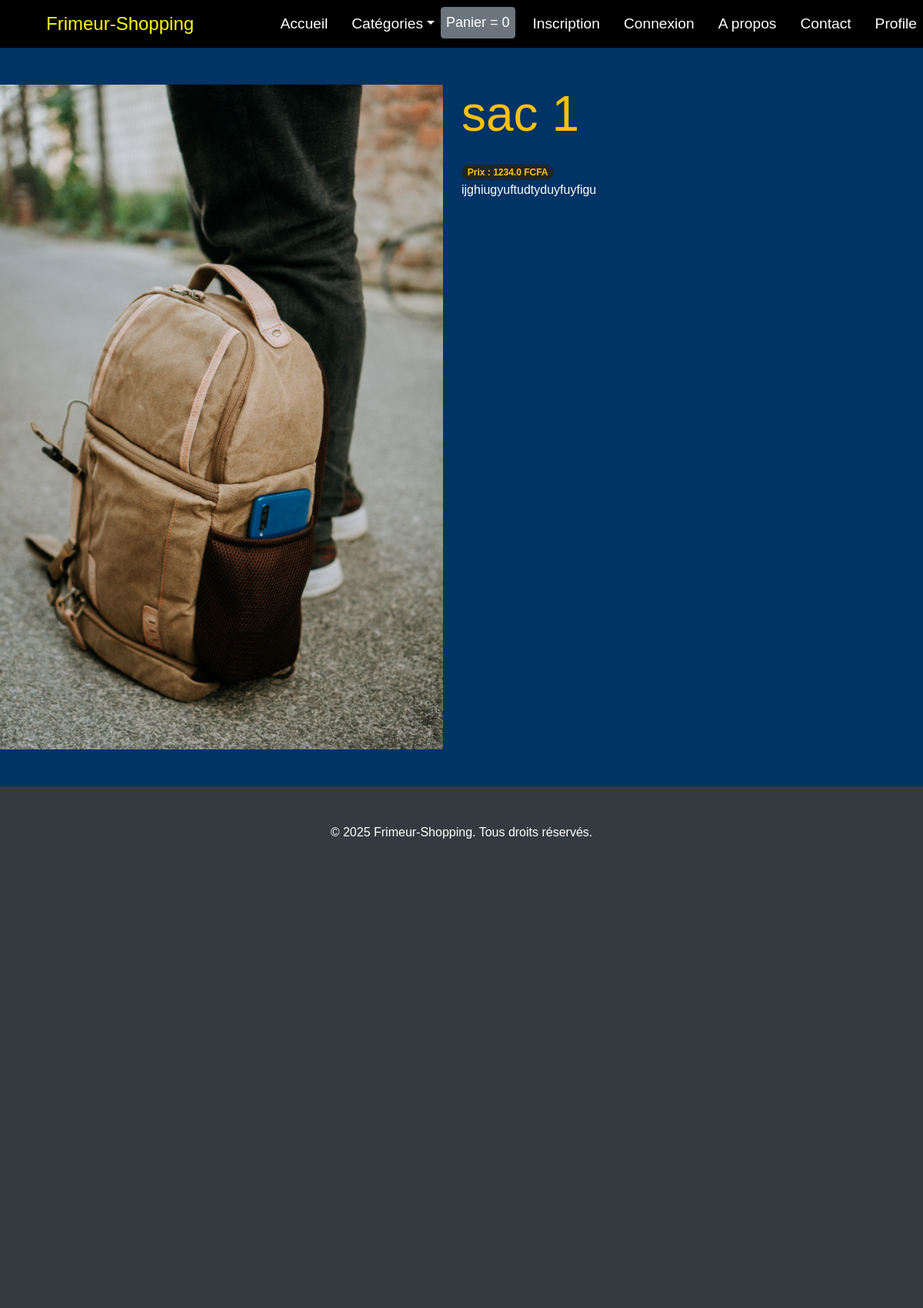
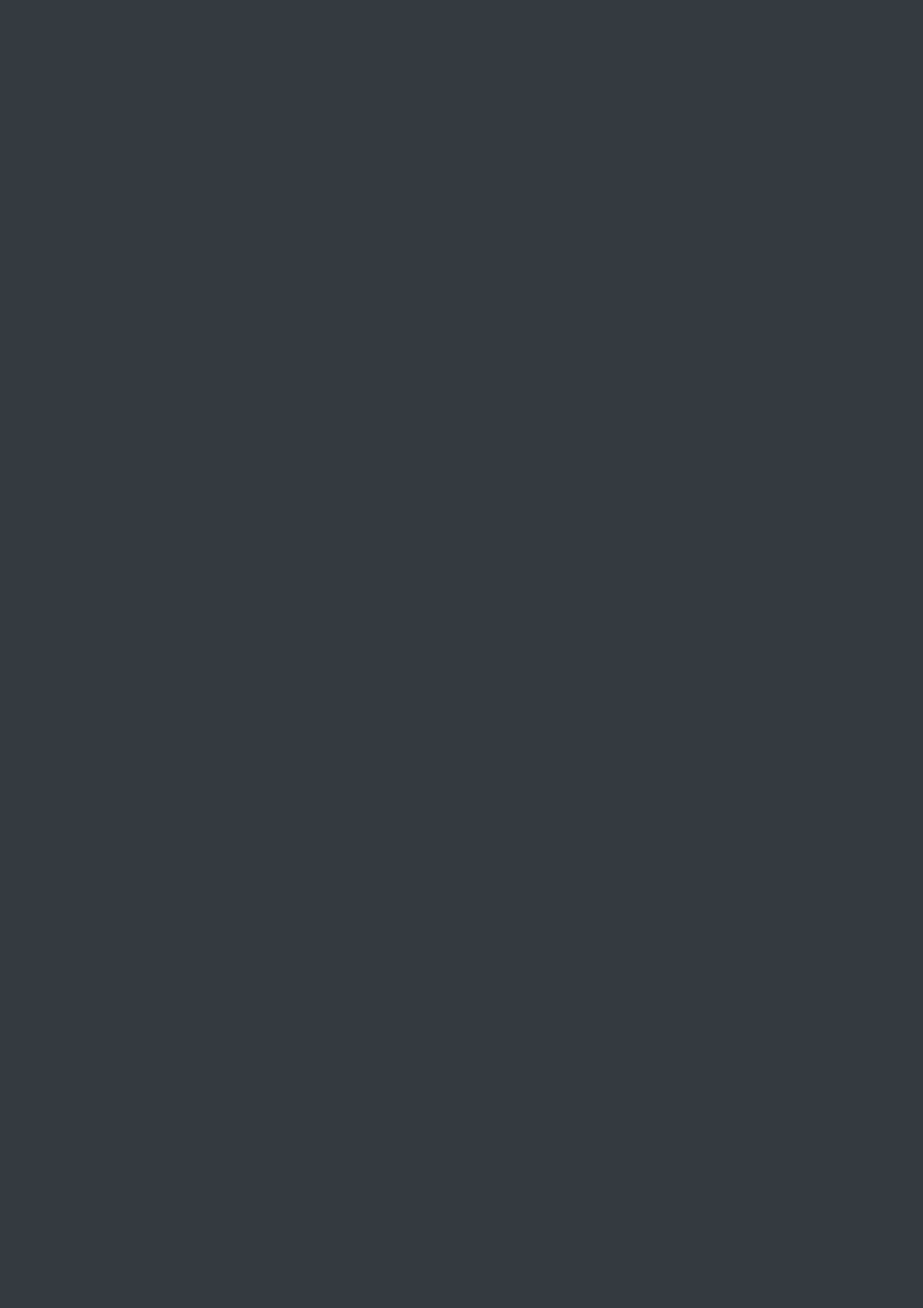
The app's page /produit/28/ (upper part) with its own data (2 pictures, top to bottom).
### shop/models.py (models this page shows, shortened)
class Product(models.Model) :
    title = models.CharField(max_length=500)
    price = models.FloatField()
    description = models.TextField()
    image = models.ImageField(upload_to = 'media/', blank = True)
    date_added = models.DateTimeField(auto_now=True)
    category = models.ForeignKey(Category, related_name='category', on_delete=models.CASCADE)
    sizes = models.ManyToManyField(Size)
    colors = models.ManyToManyField(Color)
    class Meta :
        ordering = ['-date_added']

### shop/views.py (the view)
# urls.py: path('produit/<int:myid>/', views.detail, name='detail'),
def detail(request, myid) :
    product_object = Product.objects.get(id = myid)
    return render(request, "shop/detail.html", {'product':product_object})

### shop/templates/shop/detail.html (shortened to what this page needs)
{% extends "shop/base.html" %}
{% load static %}
{% block content %}
    <br><br>
    <div class="row">
        <div class="row">
            <div class="col-md-6">
                <div>
                    <img src="{{ product.image.url }}" alt="image de l'article" class="img-fluid rounded-custom">
                </div>
            </div>
            <div class="col-md-6">
                <div class="text-warning display-3 product-title">
                    {{product.title}}
                </div>
                <br>
                <div class="badge badge-warning rounded-pill bg-dark text-warning price-badge">
                    Prix : <span id="price{{product.id}}">{{product.price}}</span> FCFA
                </div>
                <br>
                <div class="product-description">
                    {{product.description}}
                </div>
            </div>
        </div>
    </div>
    <br><br>
{% endblock %}

### static/css/baseStyle.css (style rules this page uses)
body { font-family: 'Arial', sans-serif; margin: 0; padding: 0; background-color: #003366; color: white; height: 100%; }

### records on screen
Product: image (picture), title "sac 1", price "1234.0", description "ijghiugyuftudtyduyfuyfigu"
